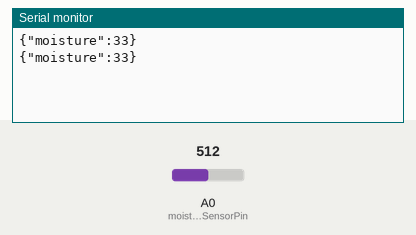
A sketch run on a simulated Arduino Uno, built with avr-gcc and run on an emulated ATmega328P. Shown: the last lines printed to the serial monitor. The test bench sets the inputs (shaded band); at power-on: A0 (moistureSensorPin) = 512.

Above: at 10.8 s.
10.9 s: A0 (moistureSensorPin) set to 716
At 16.4 s:
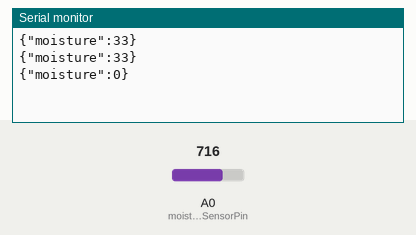
18.4 s: A0 (moistureSensorPin) set to 306
At 21.4 s:
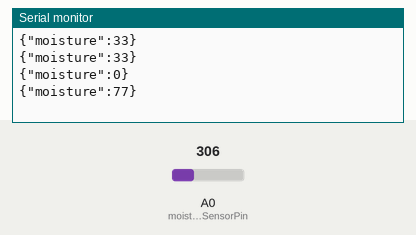
Timing chart, 0 to 22.9 s (numbered marks = the images above; inputs shaded):
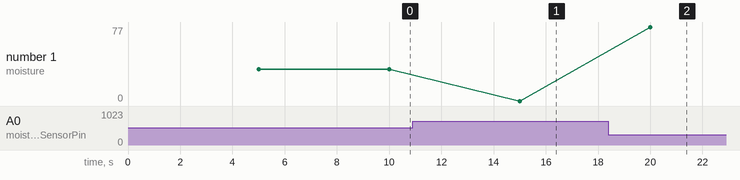

The sketch:

soil_moisture_sensor.ino
```cpp
/**
 * Soil Moisture Sensor Interface
 *
 * This sketch reads data from a soil moisture sensor and outputs moisture percentage
 * in JSON format. It's designed to be part of a larger smart garden system.
 *
 * Hardware:
 * - Arduino board
 * - Soil moisture sensor connected to analog pin A0
 */

// Define the analog pin where the soil moisture sensor is connected
const int moistureSensorPin = A0;

// Set the interval between readings (5 seconds = 5000 milliseconds)
const long interval = 5000;

// Variable to store the last time a measurement was taken
unsigned long previousMillis = 0;

// Calibration values
int airValue = 669;    // Value in air (completely dry) - adjust this!
int waterValue = 202;  // Value in water (completely wet) - adjust this!

/**
 * Initial setup function - runs once when Arduino starts or resets
 */
void setup() {
  // Initialize serial communication at 9600 bits per second
  Serial.begin(9600);

  // Set moisture sensor pin as INPUT
  pinMode(moistureSensorPin, INPUT);
}

/**
 * Main loop function - runs repeatedly after setup
 */
void loop() {
  // Get current time in milliseconds since Arduino started
  unsigned long currentMillis = millis();

  // Check if it's time to take a new reading (based on interval)
  if (currentMillis - previousMillis >= interval) {
    // Save the current time as the last reading time
    previousMillis = currentMillis;

    // Read the analog value from the moisture sensor
    int sensorValue = analogRead(moistureSensorPin);

    // Convert the raw sensor value to a moisture percentage
    // map(value, fromLow, fromHigh, toLow, toHigh)
    // Note: The sensor gives lower values when wet, higher when dry
    int moisturePercentage = map(sensorValue, airValue, waterValue, 0, 100);

    // Ensure the percentage stays within valid range (0-100%)
    moisturePercentage = constrain(moisturePercentage, 0, 100);

    // Output the moisture percentage in JSON format for easy parsing
    // by the larger smart garden system
    Serial.print("{\"moisture\":");
    Serial.print(moisturePercentage);
    Serial.println("}");
  }
}
```

Measured:
- after the input at 10.9 s, the serial monitor: prints a new line after 4.1 s (image 1)
- after the input at 18.4 s, the serial monitor: prints a new line after 1.6 s (image 2)
- plotted number 1: 33 → 0 after the input at 10.9 s, 0 → 77 after the input at 18.4 s
